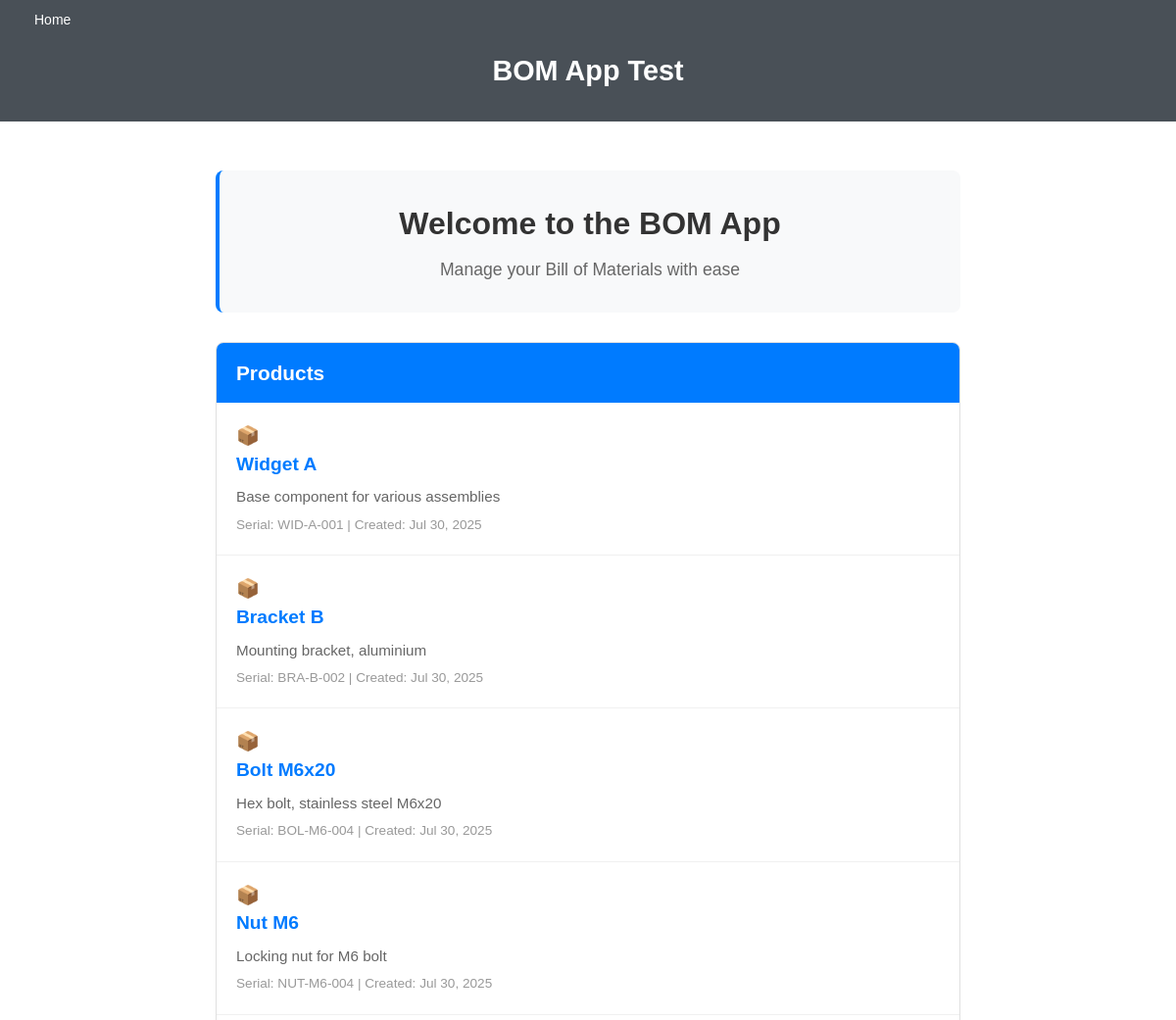
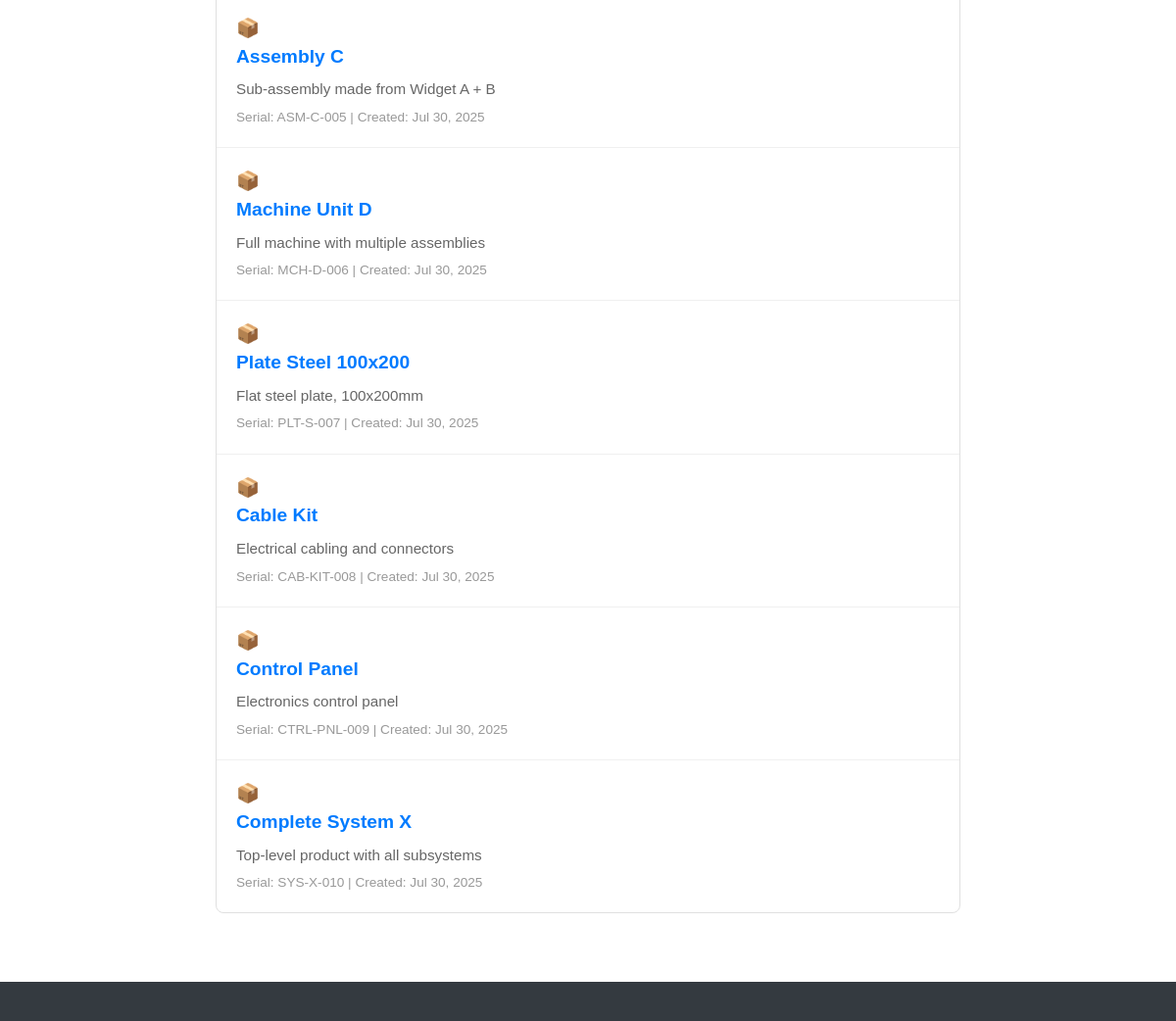
The page / on the database its author committed (2 pictures, top to bottom).
### bom_app/models.py (models this page shows, shortened)
class Product(models.Model):
    name = models.CharField(max_length=255)
    description = models.TextField(blank=True, null=True)
    created_at = models.DateTimeField(auto_now_add=True)
    serial_number = models.CharField(max_length=100, unique=True)

### bom_app/views.py (the view)
# urls.py: path("", views.index, name='index'),
def index(request):
    products = Product.objects.all()
    return render(request, 'bom_app/index.html', {'products': products})

### bom_app/templates/bom_app/index.html (shortened to what this page needs)
{% extends 'bom_app/layout.html' %}
{% block content %}
<div class="home-container">
    <div class="welcome-section">
        <h2>Welcome to the BOM App</h2>
        <p>Manage your Bill of Materials with ease</p>
    </div>
    <div class="products-section">
        <h3 class="products-header">Products</h3>
        {% if products %}
            <ul class="products-list">
                {% for product in products %}
                    <li class="product-item">
                        <div class="product-info">
                            <a href="{% url 'bom_view' product.id %}" class="product-link">{{ product.name }}</a>
                            {% if product.description %}
                                <p class="product-description">{{ product.description }}</p>
                            {% endif %}
                            <small class="product-meta">Serial: {{ product.serial_number }} | Created: {{ product.created_at|date:"M d, Y" }}</small>
                        </div>
                    </li>
                {% endfor %}
            </ul>
        {% else %}
            <div class="empty-products">
                <p>No products available yet.</p>
                <a href="/admin/" class="admin-link">Add Products in Admin</a>
            </div>
        {% endif %}
    </div>
</div>
{% endblock %}

### bom_app/templates/bom_app/layout.html (shortened to what this page needs)
{% load static %}
<!DOCTYPE html>
<html lang="en">
<head>
    <link rel="stylesheet" href="/static/bom_app/styles.css">
</head>
<body>
    <header>
        <nav>
            <ul>
                <li><a href="{% url 'index' %}">Home</a></li>
            </ul>
        <h1>BOM App Test</h1>
    </header>
    <main>
        {% block content %}
        {% endblock %}
    </main>
    <footer>
    </footer>
</body>
</html>

### bom_app/static/bom_app/styles.css (style rules this page uses)
* { margin: 0; padding: 0; box-sizing: border-box; }
body { font-size: 14px; font-family: Arial, sans-serif; color: #1f1f1f; background-color: #fff; line-height: 1.5; }
header { background-color: #343a40; color: white; padding: 0; margin-bottom: 30px; }
nav { background-color: #495057; padding: 10px 0; }
nav ul { list-style: none; margin: 0; padding: 0 20px; display: flex; }
nav li { margin-right: 20px; }
nav a { color: white; text-decoration: none; padding: 8px 15px; border-radius: 4px; transition: background-color 0.2s ease; }
header h1 { margin: 0; padding: 20px; font-size: 1.8rem; text-align: center; }
main { min-height: calc(100vh - 200px); }
footer { background-color: #343a40; color: white; text-align: center; padding: 20px; margin-top: 50px; }
.home-container { max-width: 800px; margin: 0 auto; padding: 20px; }
.welcome-section { background-color: #f8f9fa; padding: 30px; border-radius: 8px; margin-bottom: 30px; border-left: 4px solid #007bff; text-align: center; }
.welcome-section h2 { margin: 0 0 10px 0; color: #333; font-size: 2rem; }
.welcome-section p { margin: 0; color: #666; font-size: 1.1rem; }
.products-section { background-color: #fff; border: 1px solid #e0e0e0; border-radius: 8px; overflow: hidden; }
.products-header { background-color: #007bff; color: white; padding: 15px 20px; margin: 0; font-size: 1.3rem; }
.products-list { list-style: none; padding: 0; margin: 0; }
.product-item { padding: 20px; border-bottom: 1px solid #f0f0f0; transition: background-color 0.2s ease; }
.product-info { display: flex; flex-direction: column; gap: 8px; }
.product-link { color: #007bff; text-decoration: none; font-weight: 600; font-size: 1.2rem; transition: color 0.2s ease; }
.product-description { margin: 0; color: #666; font-size: 0.95rem; line-height: 1.4; }
.product-meta { color: #999; font-size: 0.85rem; }
.product-item:last-child { border-bottom: none; }
.product-item::before { content: '📦'; margin-right: 12px; font-size: 1.2rem; }

### rows shown on the page
Product: name "Widget A", description "Base component for various assemblies", serial_number "WID-A-001", created_at "Jul 30, 2025"
Product: name "Bracket B", description "Mounting bracket, aluminium", serial_number "BRA-B-002", created_at "Jul 30, 2025"
Product: name "Bolt M6x20", description "Hex bolt, stainless steel M6x20", serial_number "BOL-M6-004", created_at "Jul 30, 2025"
Product: name "Nut M6", description "Locking nut for M6 bolt", serial_number "NUT-M6-004", created_at "Jul 30, 2025"
Product: name "Assembly C", description "Sub-assembly made from Widget A + B", serial_number "ASM-C-005", created_at "Jul 30, 2025"
Product: name "Machine Unit D", description "Full machine with multiple assemblies", serial_number "MCH-D-006", created_at "Jul 30, 2025"
Product: name "Plate Steel 100x200", description "Flat steel plate, 100x200mm", serial_number "PLT-S-007", created_at "Jul 30, 2025"
Product: name "Cable Kit", description "Electrical cabling and connectors", serial_number "CAB-KIT-008", created_at "Jul 30, 2025"
Product: name "Control Panel", description "Electronics control panel", serial_number "CTRL-PNL-009", created_at "Jul 30, 2025"
Product: name "Complete System X", description "Top-level product with all subsystems", serial_number "SYS-X-010", created_at "Jul 30, 2025"
